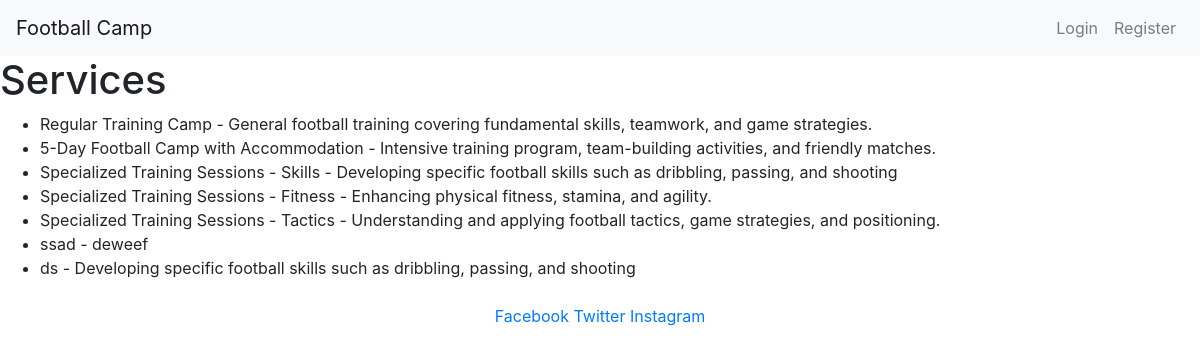
The page /services/ on the database as committed earlier.
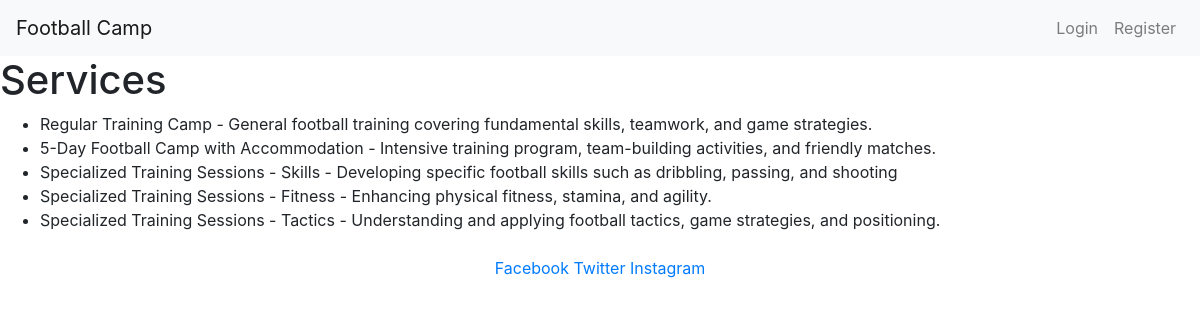
The same page on the database as committed later.
### football_camp/models.py (models this page shows, shortened)
class Service(models.Model):
    TRAININGS = (("skills", "Skills"), ("fitness", "Fitness"), ("tactics", "Tactics"), ("all", "All"))
    title = models.CharField(max_length=100, null=False, blank=False, verbose_name="Service Title")
    focus = models.CharField(max_length=200, verbose_name="Service Focus")
    duration = models.CharField(max_length=100, verbose_name="Service Duration")
    features = models.TextField(verbose_name="Service Features")
    training = models.CharField(max_length=10, choices=TRAININGS, null=True, blank=True, verbose_name="Training Type")
    image = models.ImageField(upload_to='services/', blank=True, null=True, verbose_name="Service Image")
    class Meta:
        verbose_name = "Service"
        verbose_name_plural = "Services"

### football_camp/views.py (the view)
# urls.py: path('services/', views.service_list, name='service_list'),
def service_list(request):
    services = Service.objects.all()
    return render(request, 'football_camp/service_list.html', {'services': services})

### football_camp/templates/football_camp/service_list.html (shortened to what this page needs)
{% extends "football_camp/base.html" %}
{% block content %}
<h1>Services</h1>
<ul>
    {% for service in services %}
        <li>{{ service.title }} - {{ service.focus }}</li>
    {% endfor %}
</ul>
{% endblock %}

Rows that differ between the two databases and show on the page:
removed Service: title "ssad", focus "deweef"
removed Service: title "ds", focus "Developing specific football skills such as dribbling, passing, and shooting"
